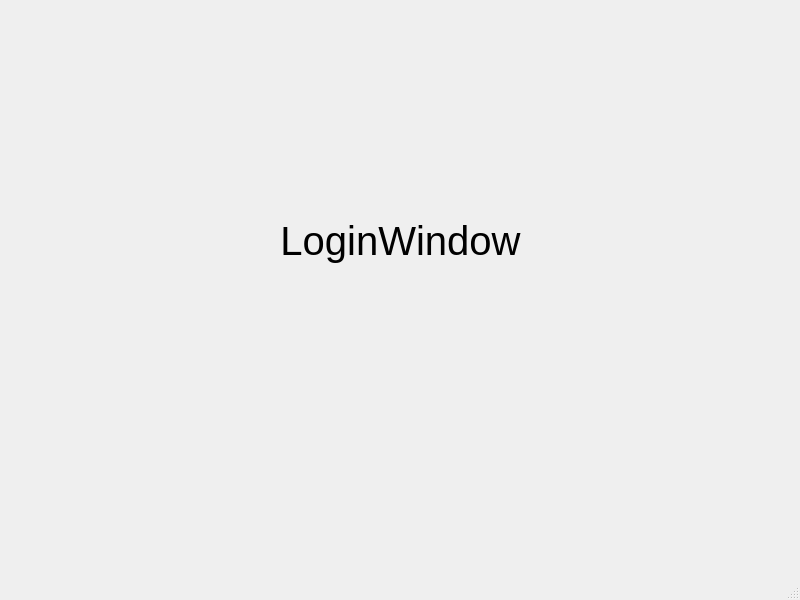
<?xml version="1.0" encoding="UTF-8"?>
<ui version="4.0">
 <class>loginWindow</class>
 <widget class="QMainWindow" name="loginWindow">
  <property name="geometry">
   <rect>
    <x>0</x>
    <y>0</y>
    <width>800</width>
    <height>600</height>
   </rect>
  </property>
  <property name="windowTitle">
   <string>MainWindow</string>
  </property>
  <widget class="QWidget" name="centralwidget">
   <widget class="QLabel" name="label">
    <property name="geometry">
     <rect>
      <x>240</x>
      <y>170</y>
      <width>321</width>
      <height>141</height>
     </rect>
    </property>
    <property name="font">
     <font>
      <pointsize>30</pointsize>
     </font>
    </property>
    <property name="text">
     <string>LoginWindow</string>
    </property>
    <property name="alignment">
     <set>Qt::AlignmentFlag::AlignCenter</set>
    </property>
   </widget>
  </widget>
  <widget class="QMenuBar" name="menubar">
   <property name="geometry">
    <rect>
     <x>0</x>
     <y>0</y>
     <width>800</width>
     <height>21</height>
    </rect>
   </property>
  </widget>
  <widget class="QStatusBar" name="statusbar"/>
 </widget>
 <resources/>
 <connections/>
</ui>
